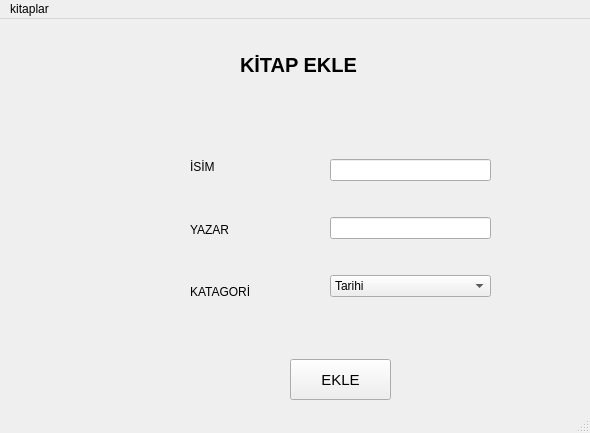
<?xml version="1.0" encoding="UTF-8"?>
<ui version="4.0">
 <class>MainWindow</class>
 <widget class="QMainWindow" name="MainWindow">
  <property name="geometry">
   <rect>
    <x>0</x>
    <y>0</y>
    <width>590</width>
    <height>433</height>
   </rect>
  </property>
  <property name="windowTitle">
   <string>MainWindow</string>
  </property>
  <widget class="QWidget" name="centralwidget">
   <widget class="QLabel" name="label">
    <property name="geometry">
     <rect>
      <x>240</x>
      <y>30</y>
      <width>151</width>
      <height>31</height>
     </rect>
    </property>
    <property name="font">
     <font>
      <pointsize>15</pointsize>
      <weight>75</weight>
      <bold>true</bold>
     </font>
    </property>
    <property name="text">
     <string>KİTAP EKLE</string>
    </property>
   </widget>
   <widget class="QWidget" name="verticalLayoutWidget">
    <property name="geometry">
     <rect>
      <x>190</x>
      <y>120</y>
      <width>131</width>
      <height>181</height>
     </rect>
    </property>
    <layout class="QVBoxLayout" name="verticalLayout">
     <item>
      <widget class="QLabel" name="label_isim_kitap_ekle">
       <property name="text">
        <string>İSİM</string>
       </property>
      </widget>
     </item>
     <item>
      <widget class="QLabel" name="label_yazar_kitap_ekle">
       <property name="text">
        <string>YAZAR</string>
       </property>
      </widget>
     </item>
     <item>
      <widget class="QLabel" name="label_katagori_kitap_ekle">
       <property name="text">
        <string>KATAGORİ</string>
       </property>
      </widget>
     </item>
    </layout>
   </widget>
   <widget class="QWidget" name="verticalLayoutWidget_2">
    <property name="geometry">
     <rect>
      <x>330</x>
      <y>110</y>
      <width>161</width>
      <height>201</height>
     </rect>
    </property>
    <layout class="QVBoxLayout" name="verticalLayout_2">
     <item>
      <widget class="QLineEdit" name="lineEdit_isim_kitap_ekle"/>
     </item>
     <item>
      <widget class="QLineEdit" name="lineEdit_yazar_kitap_ekle"/>
     </item>
     <item>
      <widget class="QComboBox" name="comboBox_katagori_kitap_ekle">
       <item>
        <property name="text">
         <string>Tarihi</string>
        </property>
       </item>
       <item>
        <property name="text">
         <string>Macera</string>
        </property>
       </item>
       <item>
        <property name="text">
         <string>Aksiyon</string>
        </property>
       </item>
       <item>
        <property name="text">
         <string>Durağan</string>
        </property>
       </item>
      </widget>
     </item>
    </layout>
   </widget>
   <widget class="QPushButton" name="pushButton_ekle_kitap_ekle">
    <property name="geometry">
     <rect>
      <x>290</x>
      <y>340</y>
      <width>101</width>
      <height>41</height>
     </rect>
    </property>
    <property name="font">
     <font>
      <pointsize>11</pointsize>
      <weight>50</weight>
      <bold>false</bold>
     </font>
    </property>
    <property name="text">
     <string>EKLE</string>
    </property>
   </widget>
  </widget>
  <widget class="QMenuBar" name="menubar">
   <property name="geometry">
    <rect>
     <x>0</x>
     <y>0</y>
     <width>590</width>
     <height>26</height>
    </rect>
   </property>
   <widget class="QMenu" name="menuKitaplar">
    <property name="title">
     <string>kitaplar</string>
    </property>
    <addaction name="actionT_m_Kitaplar"/>
    <addaction name="actionKitap_nerisi"/>
   </widget>
   <addaction name="menuKitaplar"/>
  </widget>
  <widget class="QStatusBar" name="statusbar"/>
  <action name="actionOkunan_Kitaplar">
   <property name="text">
    <string>Okunan Kitaplar</string>
   </property>
  </action>
  <action name="actionOkunmayan_Kitaplar">
   <property name="text">
    <string>Okunmayan Kitaplar</string>
   </property>
  </action>
  <action name="actionT_m_Kitaplar">
   <property name="text">
    <string>Tüm Kitaplar</string>
   </property>
  </action>
  <action name="actionKitap_nerisi">
   <property name="text">
    <string>Kitap Önerisi</string>
   </property>
  </action>
 </widget>
 <resources/>
 <connections/>
</ui>
